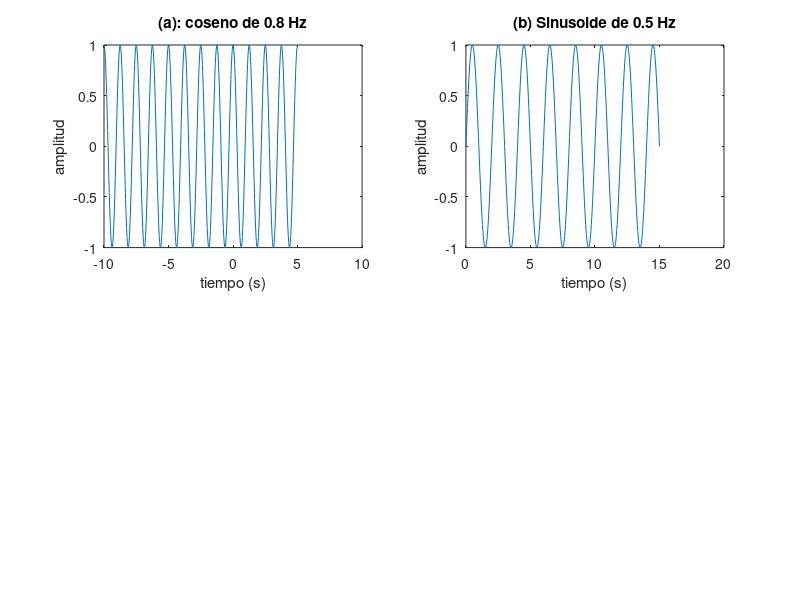

Here is the MATLAB script that generated this plot: (Note: this script raises an error after producing the figure.)
% LABORATORIO 2
% EJERCICIO 5

rate = 1/32;
%===========================================================================
% (a)

t1 = [-10:rate:5];
y1 = cos((2.*pi.*(0.8)).*t1);

subplot(2,2,1);
plot(t1,y1);
title('(a): coseno de 0.8 Hz')
xlabel('tiempo (s)')
ylabel('amplitud')

%===========================================================================
% (b)

t2 = [0:rate:15];
y2 = sin((2.*pi.*(0.5)).*t2);

subplot(2,2,2);
plot(t2,y2);
title('(b) Sinusoide de 0.5 Hz');
xlabel('tiempo (s)');
ylabel('amplitud');

%===========================================================================
% (c)

[y3,t3] = sumadt(y1,t1,y2,t2,rate);

subplot(2,2,3);
plot(t3,y3);
title('Suma de (a) y (b)');
xlabel('tiempo (s)');
ylabel('amplitud');

%===========================================================================
% (d)

[y4,t4] = multdt(y1,t1,y2,t2,rate);

subplot(2,2,4);
plot(t4,y4);
title('Producto de (a) y (b)');
xlabel('tiempo (s)');
ylabel('amplitud');

